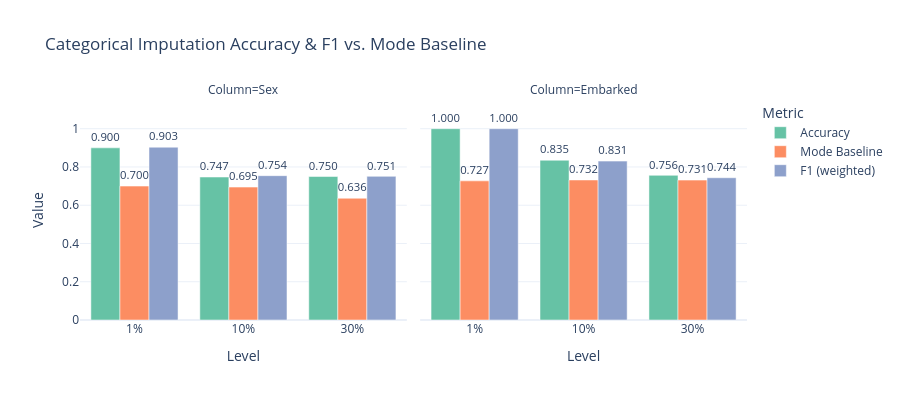

The code cell stored with this chart in its notebook:
### Markdown cell above
### 5b. Categorical Columns — Accuracy &amp; F1

Higher is better.  The **mode baseline** bars show the accuracy of
filling every missing category with the most frequent value.

### Code cell
# ── Accuracy + F1 grouped bar chart ──
acc_cols = [c for c in results_df.columns if c.endswith("_acc") and "_baseline" not in c]
f1_cols  = [c for c in results_df.columns if c.endswith("_f1")]
bl_acc_cols = [c for c in results_df.columns if c.endswith("_acc_baseline")]

# Melt into long form for grouped bar
plot_rows = []
for idx, row in results_df.iterrows():
    for col_acc, col_f1, col_bl in zip(acc_cols, f1_cols, bl_acc_cols):
        col_name = col_acc.replace("_acc", "")
        plot_rows.append({"Level": idx, "Column": col_name, "Metric": "Accuracy", "Value": row[col_acc]})
        plot_rows.append({"Level": idx, "Column": col_name, "Metric": "Mode Baseline", "Value": row[col_bl]})
        plot_rows.append({"Level": idx, "Column": col_name, "Metric": "F1 (weighted)", "Value": row[col_f1]})

plot_df = pd.DataFrame(plot_rows)

fig_cat = px.bar(
    plot_df,
    x="Level",
    y="Value",
    color="Metric",
    facet_col="Column",
    barmode="group",
    text=plot_df["Value"].apply(lambda v: f"{v:.3f}" if not np.isnan(v) else ""),
    title="Categorical Imputation Accuracy &amp; F1 vs. Mode Baseline",
    template=TEMPLATE,
    height=400,
    color_discrete_sequence=COLORS[:3],
)
fig_cat.update_traces(textposition="outside")
fig_cat.update_yaxes(range=[0, 1.15])
fig_cat.show()

### Figure 1 — Plotly figure (JSON) as saved in the notebook; plotly's stock layout.template omitted (floating-point values rounded to 4 significant figures)
{"data": [{"alignmentgroup": "True", "hovertemplate": "Metric=Accuracy<br>Column=Sex<br>Level=%{x}<br>Value=%{y}<br>text=%{text}<extra></extra>", "legendgroup": "Accuracy", "marker": {"color": "rgb(102,194,165)", "pattern": {"shape": ""}}, "name": "Accuracy", "offsetgroup": "Accuracy", "orientation": "v", "showlegend": true, "text": ["0.900", "0.747", "0.750"], "textposition": "outside", "type": "bar", "x": ["1%", "10%", "30%"], "xaxis": "x", "y": [0.9, 0.7474, 0.75], "yaxis": "y"}, {"alignmentgroup": "True", "hovertemplate": "Metric=Accuracy<br>Column=Embarked<br>Level=%{x}<br>Value=%{y}<br>text=%{text}<extra></extra>", "legendgroup": "Accuracy", "marker": {"color": "rgb(102,194,165)", "pattern": {"shape": ""}}, "name": "Accuracy", "offsetgroup": "Accuracy", "orientation": "v", "showlegend": false, "text": ["1.000", "0.835", "0.756"], "textposition": "outside", "type": "bar", "x": ["1%", "10%", "30%"], "xaxis": "x2", "y": [1.0, 0.8351, 0.7563], "yaxis": "y2"}, {"alignmentgroup": "True", "hovertemplate": "Metric=Mode Baseline<br>Column=Sex<br>Level=%{x}<br>Value=%{y}<br>text=%{text}<extra></extra>", "legendgroup": "Mode Baseline", "marker": {"color": "rgb(252,141,98)", "pattern": {"shape": ""}}, "name": "Mode Baseline", "offsetgroup": "Mode Baseline", "orientation": "v", "showlegend": true, "text": ["0.700", "0.695", "0.636"], "textposition": "outside", "type": "bar", "x": ["1%", "10%", "30%"], "xaxis": "x", "y": [0.7, 0.6947, 0.6364], "yaxis": "y"}, {"alignmentgroup": "True", "hovertemplate": "Metric=Mode Baseline<br>Column=Embarked<br>Level=%{x}<br>Value=%{y}<br>text=%{text}<extra></extra>", "legendgroup": "Mode Baseline", "marker": {"color": "rgb(252,141,98)", "pattern": {"shape": ""}}, "name": "Mode Baseline", "offsetgroup": "Mode Baseline", "orientation": "v", "showlegend": false, "text": ["0.727", "0.732", "0.731"], "textposition": "outside", "type": "bar", "x": ["1%", "10%", "30%"], "xaxis": "x2", "y": [0.7273, 0.732, 0.7312], "yaxis": "y2"}, {"alignmentgroup": "True", "hovertemplate": "Metric=F1 (weighted)<br>Column=Sex<br>Level=%{x}<br>Value=%{y}<br>text=%{text}<extra></extra>", "legendgroup": "F1 (weighted)", "marker": {"color": "rgb(141,160,203)", "pattern": {"shape": ""}}, "name": "F1 (weighted)", "offsetgroup": "F1 (weighted)", "orientation": "v", "showlegend": true, "text": ["0.903", "0.754", "0.751"], "textposition": "outside", "type": "bar", "x": ["1%", "10%", "30%"], "xaxis": "x", "y": [0.9033, 0.7545, 0.751], "yaxis": "y"}, {"alignmentgroup": "True", "hovertemplate": "Metric=F1 (weighted)<br>Column=Embarked<br>Level=%{x}<br>Value=%{y}<br>text=%{text}<extra></extra>", "legendgroup": "F1 (weighted)", "marker": {"color": "rgb(141,160,203)", "pattern": {"shape": ""}}, "name": "F1 (weighted)", "offsetgroup": "F1 (weighted)", "orientation": "v", "showlegend": false, "text": ["1.000", "0.831", "0.744"], "textposition": "outside", "type": "bar", "x": ["1%", "10%", "30%"], "xaxis": "x2", "y": [1.0, 0.8305, 0.7437], "yaxis": "y2"}], "layout": {"annotations": [{"font": {}, "showarrow": false, "text": "Column=Sex", "x": 0.245, "xanchor": "center", "xref": "paper", "y": 1, "yanchor": "bottom", "yref": "paper"}, {"font": {}, "showarrow": false, "text": "Column=Embarked", "x": 0.755, "xanchor": "center", "xref": "paper", "y": 1, "yanchor": "bottom", "yref": "paper"}], "barmode": "group", "height": 400, "legend": {"title": {"text": "Metric"}, "tracegroupgap": 0}, "title": {"text": "Categorical Imputation Accuracy &amp; F1 vs. Mode Baseline"}, "xaxis": {"anchor": "y", "domain": [0, 0.49], "title": {"text": "Level"}}, "xaxis2": {"anchor": "y2", "domain": [0.51, 1], "matches": "x", "title": {"text": "Level"}}, "yaxis": {"anchor": "x", "domain": [0, 1], "range": [0, 1.15], "title": {"text": "Value"}}, "yaxis2": {"anchor": "x2", "domain": [0, 1], "matches": "y", "range": [0, 1.15], "showticklabels": false}}}
